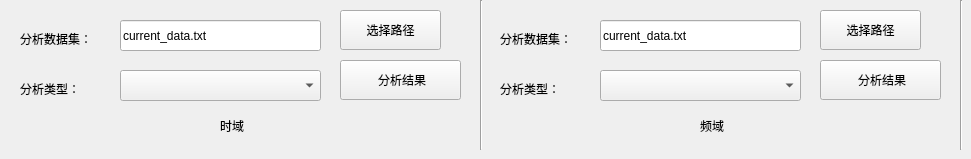
     <widget class="QWidget" name="tab_3">
      <attribute name="title">
       <string>分析</string>
      </attribute>
      <widget class="Line" name="line_5">
       <property name="geometry">
        <rect>
         <x>480</x>
         <y>0</y>
         <width>2</width>
         <height>150</height>
        </rect>
       </property>
       <property name="orientation">
        <enum>Qt::Vertical</enum>
       </property>
      </widget>
      <widget class="QLabel" name="label_4">
       <property name="geometry">
        <rect>
         <x>220</x>
         <y>110</y>
         <width>71</width>
         <height>31</height>
        </rect>
       </property>
       <property name="text">
        <string>时域</string>
       </property>
      </widget>
      <widget class="QToolButton" name="toolButton_108">
       <property name="geometry">
        <rect>
         <x>340</x>
         <y>10</y>
         <width>101</width>
         <height>40</height>
        </rect>
       </property>
       <property name="text">
        <string>选择路径</string>
       </property>
       <property name="iconSize">
        <size>
         <width>30</width>
         <height>30</height>
        </size>
       </property>
       <property name="toolButtonStyle">
        <enum>Qt::ToolButtonTextBesideIcon</enum>
       </property>
      </widget>
      <widget class="QLabel" name="label_26">
       <property name="geometry">
        <rect>
         <x>700</x>
         <y>110</y>
         <width>71</width>
         <height>31</height>
        </rect>
       </property>
       <property name="text">
        <string>频域</string>
       </property>
      </widget>
      <widget class="Line" name="line_30">
       <property name="geometry">
        <rect>
         <x>960</x>
         <y>0</y>
         <width>2</width>
         <height>150</height>
        </rect>
       </property>
       <property name="orientation">
        <enum>Qt::Vertical</enum>
       </property>
      </widget>
      <widget class="QLineEdit" name="lineEdit_9">
       <property name="geometry">
        <rect>
         <x>120</x>
         <y>20</y>
         <width>201</width>
         <height>31</height>
        </rect>
       </property>
       <property name="text">
        <string>current_data.txt</string>
       </property>
      </widget>
      <widget class="QLabel" name="label_31">
       <property name="geometry">
        <rect>
         <x>20</x>
         <y>20</y>
         <width>109</width>
         <height>38</height>
        </rect>
       </property>
       <property name="text">
        <string>分析数据集：</string>
       </property>
      </widget>
      <widget class="QToolButton" name="toolButton_109">
       <property name="geometry">
        <rect>
         <x>340</x>
         <y>60</y>
         <width>121</width>
         <height>40</height>
        </rect>
       </property>
       <property name="text">
        <string> 分析结果</string>
       </property>
       <property name="icon">
        <iconset resource="res/main.qrc">
         <normaloff>:/logo/15.png</normaloff>:/logo/15.png</iconset>
       </property>
       <property name="iconSize">
        <size>
         <width>30</width>
         <height>30</height>
        </size>
       </property>
       <property name="toolButtonStyle">
        <enum>Qt::ToolButtonTextBesideIcon</enum>
       </property>
      </widget>
      <widget class="QLabel" name="label_32">
       <property name="geometry">
        <rect>
         <x>20</x>
         <y>70</y>
         <width>109</width>
         <height>38</height>
        </rect>
       </property>
       <property name="text">
        <string>分析类型：</string>
       </property>
      </widget>
      <widget class="QComboBox" name="comboBox_3">
       <property name="geometry">
        <rect>
         <x>120</x>
         <y>70</y>
         <width>201</width>
         <height>31</height>
        </rect>
       </property>
      </widget>
      <widget class="QToolButton" name="toolButton_110">
       <property name="geometry">
        <rect>
         <x>820</x>
         <y>10</y>
         <width>101</width>
         <height>40</height>
        </rect>
       </property>
       <property name="text">
        <string>选择路径</string>
       </property>
       <property name="iconSize">
        <size>
         <width>30</width>
         <height>30</height>
        </size>
       </property>
       <property name="toolButtonStyle">
        <enum>Qt::ToolButtonTextBesideIcon</enum>
       </property>
      </widget>
      <widget class="QLineEdit" name="lineEdit_10">
       <property name="geometry">
        <rect>
         <x>600</x>
         <y>20</y>
         <width>201</width>
         <height>31</height>
        </rect>
       </property>
       <property name="text">
        <string>current_data.txt</string>
       </property>
      </widget>
      <widget class="QLabel" name="label_33">
       <property name="geometry">
        <rect>
         <x>500</x>
         <y>20</y>
         <width>109</width>
         <height>38</height>
        </rect>
       </property>
       <property name="text">
        <string>分析数据集：</string>
       </property>
      </widget>
      <widget class="QToolButton" name="toolButton_125">
       <property name="geometry">
        <rect>
         <x>820</x>
         <y>60</y>
         <width>121</width>
         <height>40</height>
        </rect>
       </property>
       <property name="text">
        <string> 分析结果</string>
       </property>
       <property name="icon">
        <iconset resource="res/main.qrc">
         <normaloff>:/logo/15.png</normaloff>:/logo/15.png</iconset>
       </property>
       <property name="iconSize">
        <size>
         <width>30</width>
         <height>30</height>
        </size>
       </property>
       <property name="toolButtonStyle">
        <enum>Qt::ToolButtonTextBesideIcon</enum>
       </property>
      </widget>
      <widget class="QLabel" name="label_34">
       <property name="geometry">
        <rect>
         <x>500</x>
         <y>70</y>
         <width>109</width>
         <height>38</height>
        </rect>
       </property>
       <property name="text">
        <string>分析类型：</string>
       </property>
      </widget>
      <widget class="QComboBox" name="comboBox_4">
       <property name="geometry">
        <rect>
         <x>600</x>
         <y>70</y>
         <width>201</width>
         <height>31</height>
        </rect>
       </property>
      </widget>
     </widget>
